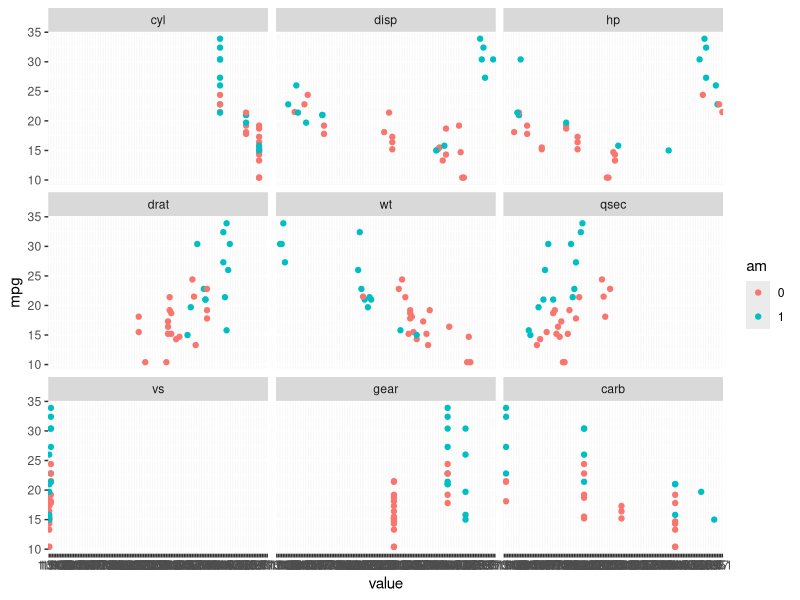

Recreate this plot in R.
## ---- chunk 1
library(caret)
data(mtcars)
mtcars$am <- factor(mtcars$am)
mtcars$vs <- factor(mtcars$vs)
## ---- chunk 2
library(reshape)
meltedmtcars <- melt(mtcars, id.vars = c("mpg", "am"))
p <- ggplot(meltedmtcars, aes(x=value, y=mpg, color=am)) + geom_point()
p + facet_wrap( ~ variable, ncol = 3)
## ---- chunk 3
corMatrix <- cor(mtcars[,- c(1,8,9)])
highlyCorrelated <- findCorrelation(corMatrix, cutoff = .8)
